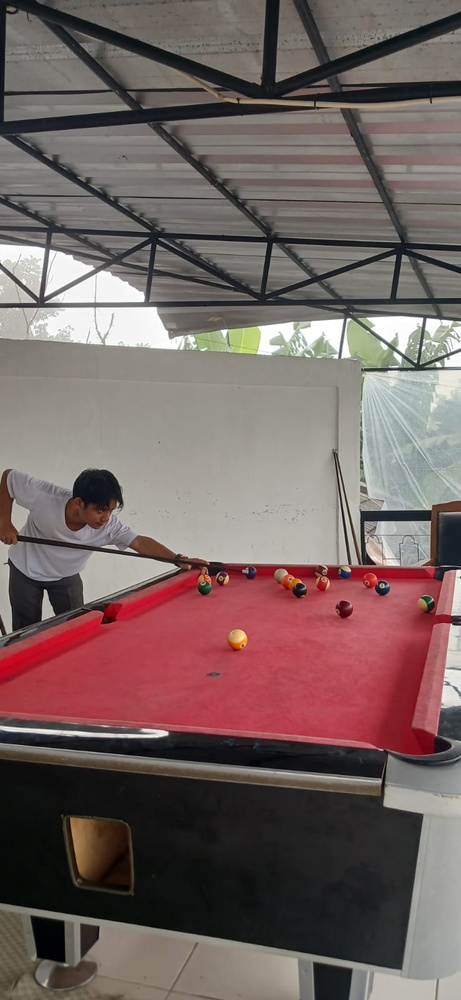
#> input picture pertemuan6/photo.jpeg, 461 x 1000 px, shrunk from 738 x 1600 before the run
$ python implementasi-LBP.py
#> lines starting #> are read from the running program, lines starting #| are printed output that depends on the picture
import cv2
import numpy as np
from skimage.feature import local_binary_pattern

#membaca gambar dalam grayscale
image = cv2.imread('photo.jpeg', 0)
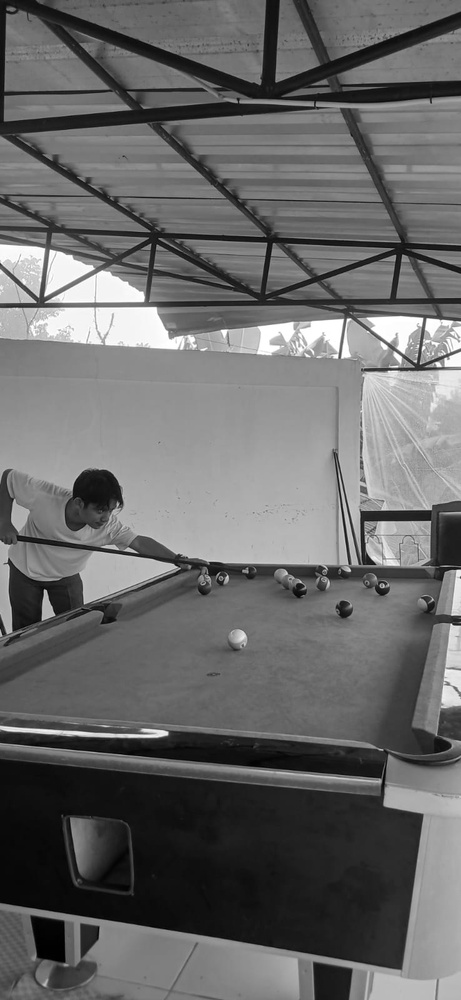
#> image: shape (1000, 461); min 0, max 255, mean 104.7

#menerapkan local binary patten
radius = 1
n_points = 8 * radius
lbp = local_binary_pattern(image, n_points, radius, method='uniform')
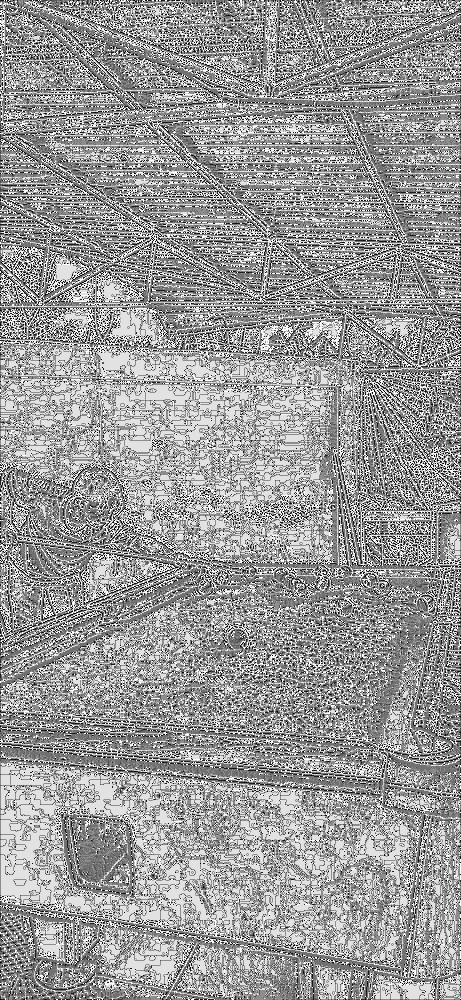
#> lbp: shape (1000, 461) float64; min 0, max 9, mean 5.42; drawn with min black and max white

#menampilkan hasil
cv2.imshow('local binary Pattern', lbp.astype(np.uint8))
cv2.waitKey(0)
cv2.destroyAllWindows()
